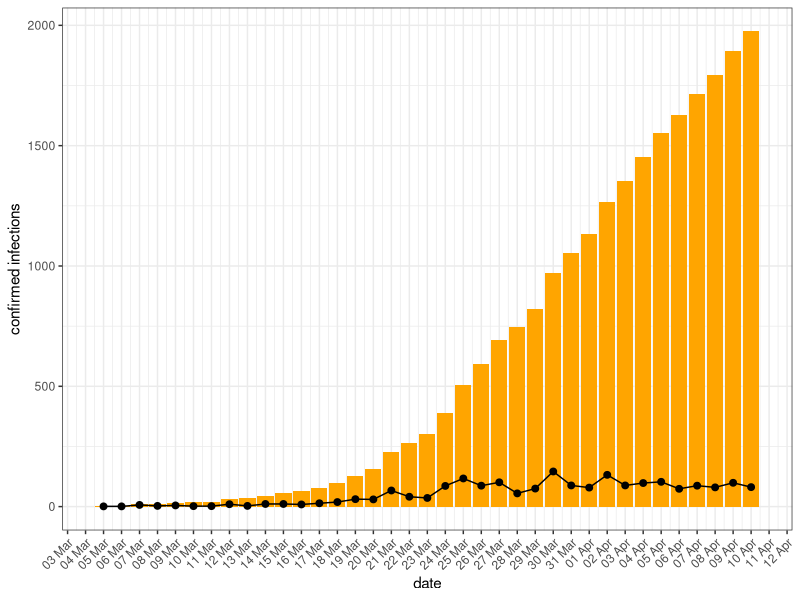

Generate this figure with R: (Note: this script raises an error after producing the figure.)
## ---- chunk 1
knitr::opts_chunk$set(echo = TRUE)
## ---- chunk 2
suppressMessages(library(ggplot2))
suppressMessages(library(dplyr))
suppressMessages(library(readr))
suppressMessages(library(lubridate))
library(tidyr)
library(tibble)
covid19_arg<-read_delim("COVID19_ARG.tsv",delim ='\t')
## ---- chunk 3
names(covid19_arg)[1:33]
## ---- chunk 4
covid19_arg<-read_delim("COVID19_ARG.tsv",delim ='\t')
## ---- chunk 5
covid19_arg<-covid19_arg %>% mutate(date=mdy(date))
covid19_arg %>% ggplot()+
  geom_col(aes(x=date,y=total_cases),fill='orange')+
  geom_line(aes(x=date,y=new_cases),fill='green')+
  geom_point(aes(x=date,y=new_cases),fill='green',size=2)+
    ylab("confirmed infections")+
  theme_bw()+
    scale_x_date(date_breaks = "1 day", date_labels = "%d %b")+
  theme(axis.text.x = element_text(angle = 45, hjust = 1))+
  ggsave("images/total.png",height = 2,width = 6)
## ---- chunk 6
covid19_arg %>% ggplot()+
  geom_col(aes(x=date,y=total_deaths),fill='red')+
  geom_line(aes(x=date,y=new_deaths),fill='green')+
  geom_point(aes(x=date,y=new_deaths),fill='green',size=2)+
    ylab("confirmed deaths")+
  scale_x_date(date_breaks = "1 day", date_labels = "%d %b")+
  theme_bw()+
  theme(axis.text.x = element_text(angle = 45, hjust = 1))+
  ggsave("images/totaldeaths.png",height = 2,width =6)
## ---- chunk 7

covid19_arg[,c(12:33)] %>% replace(is.na(.), 0) %>% tibble::add_column(date=covid19_arg$date) %>%
  pivot_longer(-date,names_to = "Province", values_to = "total") %>% group_by(Province) %>% summarise(total_cases=sum(total)) %>% arrange((total_cases)) %>%
   ggplot()+
  geom_col(aes(x=Province,y=total_cases),fill='orange')+
    ylab("confirmed infections")+
  #scale_x_date(date_breaks = "1 day", date_labels = "%d %b")+
  theme_bw()+
  theme(axis.text.x = element_text(angle = 45, hjust = 1))+
  ggsave("images/deathsperprovinces.png",height = 2,width =6)
## ---- chunk 8

top_5<-covid19_arg[,c(12:33)] %>% replace(is.na(.), 0) %>% tibble::add_column(date=covid19_arg$date) %>%
  pivot_longer(-date,names_to = "Province", values_to = "total") %>% group_by(Province) %>% summarise(total_cases=sum(total)) %>%  top_n(5) %>% select(Province)

covid19_arg[,c(12:33)] %>% replace(is.na(.), 0) %>% tibble::add_column(date=covid19_arg$date) %>%group_by(date) %>%
  pivot_longer(-date,names_to = "Province", values_to = "new_cases") %>% group_by(Province) %>% mutate(cumulative_cases=cumsum(new_cases)) %>% arrange(desc(cumulative_cases)) %>% filter( Province %in% unlist(as.list(top_5))) %>% 

  ggplot()+
  geom_line(aes(x=date,y=cumulative_cases,color=Province))+
  geom_point(aes(x=date,y=cumulative_cases,color=Province),size=2)+
  #geom_line(aes(x=date,y=total))+
  ylab("cumulative infections per day [log]")+
   scale_x_date(date_breaks = "1 day", date_labels = "%d %b")+
  theme_bw()+
  scale_y_continuous(trans='log10')+
  theme(axis.text.x = element_text(angle = 45, hjust = 1))+
  ggsave("images/cumulativeperprovincestop5.png",height = 2,width =6)


## ---- chunk 9

top_5<-covid19_arg[,c(12:33)] %>% replace(is.na(.), 0) %>% tibble::add_column(date=covid19_arg$date) %>%
  pivot_longer(-date,names_to = "Province", values_to = "total") %>% group_by(Province) %>% summarise(total_cases=sum(total)) %>%  top_n(6) %>% select(Province)

covid19_arg[,c(12:33)] %>% replace(is.na(.), 0) %>% tibble::add_column(date=covid19_arg$date) %>%
  pivot_longer(-date,names_to = "Province", values_to = "total") %>% filter( Province %in% unlist(as.list(top_5))) %>% 
ggplot()+
  geom_col(aes(x=date,y=total))+
  #geom_point(aes(x=date,y=total,color=Province),size=2)+
  #geom_line(aes(x=date,y=total))+
  ylab("new infections per day")+
   scale_x_date(date_breaks = "1 day", date_labels = "%d %b")+
  theme_bw()+
  theme(axis.text.x = element_text(angle = 45, hjust = 1))+
  facet_wrap(~Province, ncol = 3)+
  ggsave("images/totalprovinces.png",height = 4,width =6)
